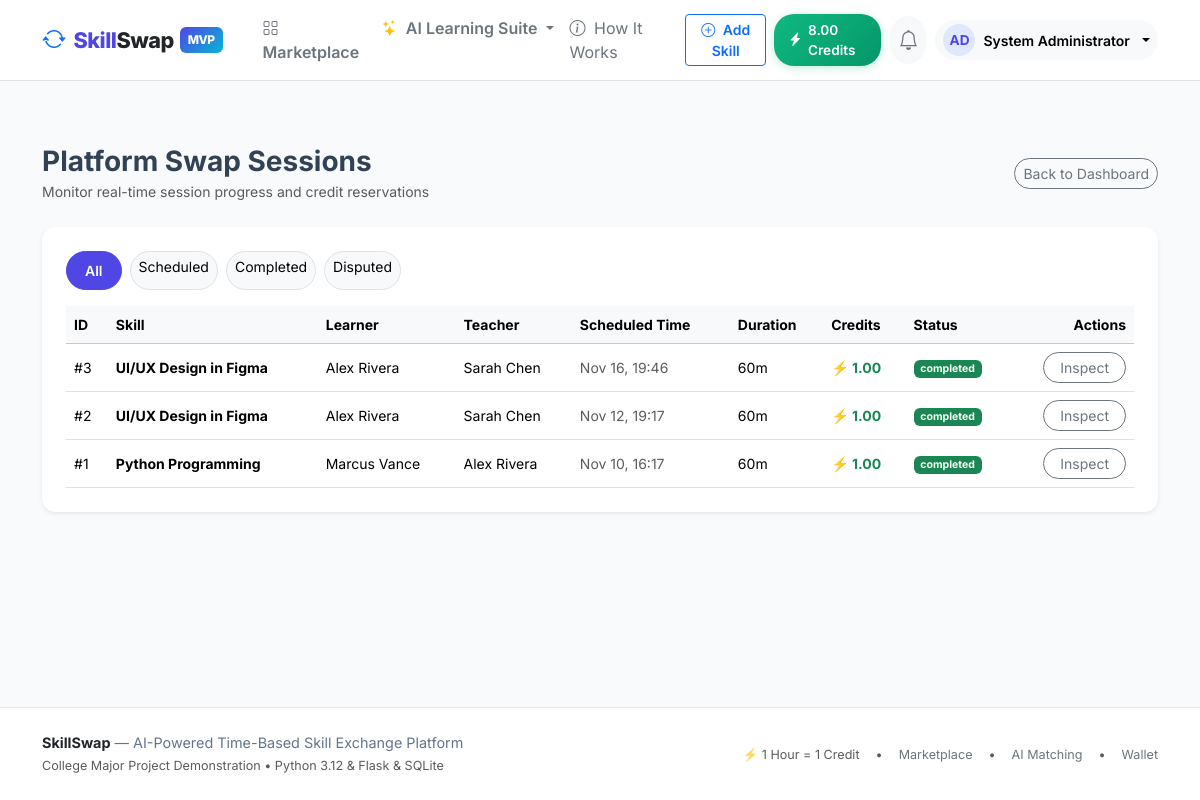
Screenshot of /admin/bookings (signed in) with the database file from the repository.
### app/models/wallet.py (models this page shows, shortened)
class Wallet(db.Model):
    __tablename__ = "wallets"
    id = db.Column(db.Integer, primary_key=True)
    user_id = db.Column(db.Integer, db.ForeignKey("users.id"), unique=True, nullable=False, index=True)
    available_balance = db.Column(db.Numeric(8, 2), default=Decimal("0.00"), nullable=False)
    reserved_balance = db.Column(db.Numeric(8, 2), default=Decimal("0.00"), nullable=False)
    updated_at = db.Column(db.DateTime, default=lambda: datetime.now(timezone.utc), onupdate=lambda: datetime.now(timezone.utc), nullable=False)
    user = db.relationship("User", back_populates="wallet")
    transactions = db.relationship(
        "WalletTransaction", back_populates="wallet", cascade="all, delete-orphan", order_by="desc(WalletTransaction.created_at)"
    )

### app/models/user.py (models this page shows, shortened)
class User(UserMixin, db.Model):
    __tablename__ = "users"
    id = db.Column(db.Integer, primary_key=True)
    username = db.Column(db.String(64), unique=True, nullable=False, index=True)
    email = db.Column(db.String(120), unique=True, nullable=False, index=True)
    password_hash = db.Column(db.String(256), nullable=False)
    full_name = db.Column(db.String(100), nullable=False)
    role = db.Column(db.String(20), default="user", nullable=False)  # 'user', 'admin'
    status = db.Column(db.String(20), default="active", nullable=False)  # 'active', 'suspended'
    bio = db.Column(db.Text, default="")
    headline = db.Column(db.String(150), default="")
    location = db.Column(db.String(100), default="")
    timezone = db.Column(db.String(50), default="UTC")
    avatar_path = db.Column(db.String(255), nullable=True)
    created_at = db.Column(db.DateTime, default=lambda: datetime.now(timezone.utc), nullable=False)
    updated_at = db.Column(db.DateTime, default=lambda: datetime.now(timezone.utc), onupdate=lambda: datetime.now(timezone.utc), nullable=False)
    wallet = db.relationship("Wallet", back_populates="user", uselist=False, cascade="all, delete-orphan")
    skills = db.relationship("UserSkill", back_populates="user", cascade="all, delete-orphan", lazy="dynamic")
    availability = db.relationship("AvailabilitySlot", back_populates="user", cascade="all, delete-orphan")
    bookings_as_learner = db.relationship(
        "Booking", foreign_keys="Booking.learner_id", back_populates="learner", lazy="dynamic"
    )
    bookings_as_teacher = db.relationship(
        "Booking", foreign_keys="Booking.teacher_id", back_populates="teacher", lazy="dynamic"
    )
    reviews_given = db.relationship(
        "Review", foreign_keys="Review.reviewer_id", back_populates="reviewer", lazy="dynamic"
    )
    reviews_received = db.relationship(
        "Review", foreign_keys="Review.reviewee_id", back_populates="reviewee", lazy="dynamic"
    )
    notifications = db.relationship("Notification", back_populates="user", cascade="all, delete-orphan", lazy="dynamic")
    roadmaps = db.relationship("LearningRoadmap", back_populates="user", cascade="all, delete-orphan", lazy="dynamic")
    quizzes = db.relationship("GeneratedQuiz", back_populates="user", cascade="all, delete-orphan", lazy="dynamic")
    ai_conversations = db.relationship("AIConversation", back_populates="user", cascade="all, delete-orphan", lazy="dynamic")
    ai_prefs = db.relationship("UserAIPrefs", back_populates="user", uselist=False, cascade="all, delete-orphan")
    @property
    def is_admin(self) -> bool:
        return self.role == "admin"
    @property
    def is_active(self) -> bool:
        return self.status == "active"

### app/models/booking.py (models this page shows, shortened)
class Booking(db.Model):
    __tablename__ = "bookings"
    id = db.Column(db.Integer, primary_key=True)
    learner_id = db.Column(db.Integer, db.ForeignKey("users.id"), nullable=False, index=True)
    teacher_id = db.Column(db.Integer, db.ForeignKey("users.id"), nullable=False, index=True)
    skill_id = db.Column(db.Integer, db.ForeignKey("skills.id"), nullable=False, index=True)
    start_utc = db.Column(db.DateTime, nullable=False, index=True)
    duration_min = db.Column(db.Integer, default=60, nullable=False)
    credits = db.Column(db.Numeric(8, 2), default=Decimal("1.00"), nullable=False)
    notes = db.Column(db.Text, default="")
    status = db.Column(db.String(20), default="pending", nullable=False, index=True)
    room_id = db.Column(db.String(64), unique=True, nullable=False, index=True)
    learner_confirmed = db.Column(db.Boolean, default=False, nullable=False)
    teacher_confirmed = db.Column(db.Boolean, default=False, nullable=False)
    created_at = db.Column(db.DateTime, default=lambda: datetime.now(timezone.utc), nullable=False)
    updated_at = db.Column(db.DateTime, default=lambda: datetime.now(timezone.utc), onupdate=lambda: datetime.now(timezone.utc), nullable=False)
    learner = db.relationship("User", foreign_keys=[learner_id], back_populates="bookings_as_learner")
    teacher = db.relationship("User", foreign_keys=[teacher_id], back_populates="bookings_as_teacher")
    skill = db.relationship("Skill", back_populates="bookings")
    credit_reservation = db.relationship("CreditReservation", back_populates="booking", uselist=False, cascade="all, delete-orphan")
    wallet_transactions = db.relationship("WalletTransaction", back_populates="booking")
    reviews = db.relationship("Review", back_populates="booking", cascade="all, delete-orphan")
    dispute = db.relationship("Dispute", back_populates="booking", uselist=False, cascade="all, delete-orphan")
    __table_args__ = (
        db.CheckConstraint("learner_id != teacher_id", name="check_learner_teacher_different"),
    )

### app/models/skills.py (models this page shows, shortened)
class Skill(db.Model):
    __tablename__ = "skills"
    id = db.Column(db.Integer, primary_key=True)
    category_id = db.Column(db.Integer, db.ForeignKey("skill_categories.id"), nullable=False, index=True)
    name = db.Column(db.String(100), nullable=False, index=True)
    category = db.relationship("SkillCategory", back_populates="skills")
    user_skills = db.relationship("UserSkill", back_populates="skill", cascade="all, delete-orphan", lazy="dynamic")
    bookings = db.relationship("Booking", back_populates="skill", lazy="dynamic")
    __table_args__ = (
        db.UniqueConstraint("category_id", "name", name="uq_category_skill_name"),
    )

### app/admin/routes.py (the view)
@bp.route("/bookings")
@admin_required
def bookings():
    status_filter = request.args.get("status")
    query = Booking.query
    if status_filter:
        query = query.filter_by(status=status_filter)
    all_bookings = query.order_by(Booking.created_at.desc()).all()
    return render_template("admin/bookings.html", bookings=all_bookings, current_status=status_filter)

### app/admin/routes.py (called while the page is built)
def admin_required(f):
    @wraps(f)
    @login_required
    def decorated_function(*args, **kwargs):
        if not current_user.is_admin:
            flash("Administrator privileges are required to access this area.", "danger")
            return redirect(url_for("dashboard.dashboard"))
        return f(*args, **kwargs)
    return decorated_function

### app/services/notification_service.py (called while the page is built)
def get_unread_count(user_id: int) -> int:
    return Notification.query.filter_by(user_id=user_id, is_read=False).count()

### app/templates/admin/bookings.html (shortened to what this page needs)
{% extends "base.html" %}
{% block content %}
<div class="container py-4">
  <div class="d-flex justify-content-between align-items-center mb-4">
    <div>
      <h3 class="fw-bold mb-0">Platform Swap Sessions</h3>
      <span class="text-muted small">Monitor real-time session progress and credit reservations</span>
    </div>
    <a href="{{ url_for('admin.dashboard') }}" class="btn btn-outline-secondary btn-sm rounded-pill">
      Back to Dashboard
    </a>
  </div>
  <div class="card p-4 border-0 shadow-sm">
    <div class="d-flex gap-2 mb-3">
      <a href="{{ url_for('admin.bookings') }}" class="btn btn-sm {{ 'btn-primary' if not current_status else 'btn-light border' }} rounded-pill">All</a>
      <a href="{{ url_for('admin.bookings', status='scheduled') }}" class="btn btn-sm {{ 'btn-primary' if current_status == 'scheduled' else 'btn-light border' }} rounded-pill">Scheduled</a>
      <a href="{{ url_for('admin.bookings', status='completed') }}" class="btn btn-sm {{ 'btn-primary' if current_status == 'completed' else 'btn-light border' }} rounded-pill">Completed</a>
      <a href="{{ url_for('admin.bookings', status='disputed') }}" class="btn btn-sm {{ 'btn-primary' if current_status == 'disputed' else 'btn-light border' }} rounded-pill">Disputed</a>
    </div>
    <div class="table-responsive">
      <table class="table table-hover align-middle mb-0 small">
        <thead class="table-light">
          <tr>
            <th>ID</th>
            <th>Skill</th>
            <th>Learner</th>
            <th>Teacher</th>
            <th>Scheduled Time</th>
            <th>Duration</th>
            <th>Credits</th>
            <th>Status</th>
            <th class="text-end">Actions</th>
          </tr>
        </thead>
        <tbody>
          {% for b in bookings %}
            <tr>
              <td>#{{ b.id }}</td>
              <td><strong>{{ b.skill.name }}</strong></td>
              <td>{{ b.learner.full_name }}</td>
              <td>{{ b.teacher.full_name }}</td>
              <td class="text-muted">{{ b.start_utc.strftime('%b %d, %H:%M') }}</td>
              <td>{{ b.duration_min }}m</td>
              <td class="fw-bold text-success">⚡ {{ b.credits }}</td>
              <td>
                <span class="badge
                  {% if b.status == 'completed' %}bg-success
                  {% elif b.status == 'scheduled' %}bg-primary
                  {% elif b.status == 'disputed' %}bg-danger
                  {% else %}bg-secondary{% endif %}">
                  {{ b.status }}
                </span>
              </td>
              <td class="text-end">
                <a href="{{ url_for('bookings.detail', booking_id=b.id) }}" class="btn btn-sm btn-outline-secondary rounded-pill px-3">
                  Inspect
                </a>
              </td>
            </tr>
          {% endfor %}
        </tbody>
      </table>
    </div>
  </div>
</div>
{% endblock %}

### app/templates/base.html (shortened to what this page needs)
<!DOCTYPE html>
<html lang="en">
<head>
  <link href="https://cdn.jsdelivr.net/npm/bootstrap@5.3.3/dist/css/bootstrap.min.css" rel="stylesheet">
  <link rel="stylesheet" href="https://cdn.jsdelivr.net/npm/bootstrap-icons@1.11.3/font/bootstrap-icons.min.css">
  <link rel="stylesheet" href="{{ url_for('static', filename='css/custom.css') }}">
</head>
<body>
  <nav class="navbar navbar-expand-lg navbar-light bg-white border-bottom sticky-top py-2">
    <div class="container">
      <a class="navbar-brand d-flex align-items-center" href="{{ url_for('dashboard.index') }}">
        <i class="bi bi-arrow-repeat text-primary me-2 fs-4"></i>
        <span>Skill<span class="text-dark">Swap</span></span>
        <span class="brand-badge">MVP</span>
      </a>
      <div class="collapse navbar-collapse" id="navbarMain">
        <ul class="navbar-nav me-auto mb-2 mb-lg-0 ms-lg-3">
          <li class="nav-item">
            <a class="nav-link fw-semibold text-secondary" href="{{ url_for('skills.index') }}">
              <i class="bi bi-grid me-1"></i> Marketplace
            </a>
          </li>
          <li class="nav-item dropdown">
            <a class="nav-link dropdown-toggle fw-semibold text-secondary" href="#" role="button" data-bs-toggle="dropdown">
              <i class="bi bi-stars text-warning me-1"></i> AI Learning Suite
            </a>
          </li>
          <li class="nav-item">
            <a class="nav-link text-secondary" href="#" data-bs-toggle="modal" data-bs-target="#howItWorksModal">
              <i class="bi bi-info-circle me-1"></i> How It Works
            </a>
          </li>
        </ul>
        <div class="d-flex align-items-center gap-2">
          {% if current_user.is_authenticated %}
            <a href="{{ url_for('skills.new') }}" class="btn btn-outline-primary btn-sm fw-semibold d-none d-md-inline-block">
              <i class="bi bi-plus-circle me-1"></i> Add Skill
            </a>
            <a href="{{ url_for('wallet.index') }}" class="credit-pill" title="1 Hour Teaching = 1 Credit">
              <i class="bi bi-lightning-charge-fill"></i>
              <span>{{ current_user.wallet.available_balance if current_user.wallet else '0.00' }} Credits</span>
            </a>
            <a href="{{ url_for('notifications.index') }}" class="btn btn-light position-relative p-2 rounded-circle" title="Notifications">
              <i class="bi bi-bell fs-5 text-secondary"></i>
            </a>
            <div class="dropdown">
              <button class="btn btn-light dropdown-toggle d-flex align-items-center gap-2 border-0 rounded-pill px-2 py-1" data-bs-toggle="dropdown">
                <div class="avatar-circle" style="width: 32px; height: 32px; font-size: 0.85rem;">
                  {{ current_user.username[:2].upper() }}
                </div>
                <span class="fw-semibold small d-none d-lg-inline">{{ current_user.full_name }}</span>
              </button>
            </div>
          {% else %}
            <a href="{{ url_for('auth.login') }}" class="btn btn-link text-decoration-none text-secondary fw-semibold">Sign In</a>
            <a href="{{ url_for('auth.register') }}" class="btn btn-primary fw-semibold shadow-sm">
              Get Started <span class="badge bg-warning text-dark ms-1">+2.0 Cr</span>
            </a>
          {% endif %}
        </div>
      </div>
    </div>
  </nav>
  <main class="py-4">
    {% block content %}{% endblock %}
  </main>
  <footer class="mt-auto">
    <div class="container">
      <div class="row gy-3 align-items-center">
        <div class="col-md-6 text-center text-md-start">
          <span class="fw-bold text-dark">SkillSwap</span> — AI-Powered Time-Based Skill Exchange Platform
          <div class="text-muted small mt-1">College Major Project Demonstration • Python 3.12 & Flask & SQLite</div>
        </div>
        <div class="col-md-6 text-center text-md-end">
          <div class="d-inline-flex gap-3 text-muted small">
            <span>⚡ 1 Hour = 1 Credit</span>
            <span>•</span>
            <a href="{{ url_for('skills.index') }}" class="text-decoration-none text-secondary">Marketplace</a>
            <span>•</span>
            <a href="{{ url_for('ai.matching') }}" class="text-decoration-none text-secondary">AI Matching</a>
            <span>•</span>
            <a href="{{ url_for('wallet.index') }}" class="text-decoration-none text-secondary">Wallet</a>
          </div>
        </div>
      </div>
    </div>
  </footer>
</body>
</html>

### app/static/css/custom.css (style rules this page uses)
:root { --primary: #4f46e5; --primary-hover: #4338ca; --primary-light: #e0e7ff; --accent: #10b981; --accent-hover: #059669; --accent-light: #d1fae5; --dark: #0f172a; --dark-surface: #1e293b; --gray-border: #e2e8f0; --gray-bg: #f8fafc; --font-family: 'Inter', system-ui, -apple-system, sans-serif; }
body { font-family: var(--font-family); background-color: var(--gray-bg); color: #334155; min-height: 100vh; display: flex; flex-direction: column; }
main { flex: 1; }
.navbar-brand { font-weight: 800; font-size: 1.35rem; letter-spacing: -0.5px; color: var(--primary) !important; }
.navbar-brand .brand-badge { background: linear-gradient(135deg, #4f46e5 0%, #06b6d4 100%); color: white; padding: 4px 8px; border-radius: 6px; font-size: 0.75rem; vertical-align: middle; margin-left: 6px; }
.credit-pill { background: linear-gradient(135deg, #10b981 0%, #059669 100%); color: white !important; font-weight: 600; border-radius: 20px; padding: 6px 14px; display: inline-flex; align-items: center; gap: 6px; font-size: 0.85rem; text-decoration: none; box-shadow: 0 2px 8px rgba(16, 185, 129, 0.25); transition: transform 0.15s ease; }
.card { border: 1px solid var(--gray-border); border-radius: 14px; box-shadow: 0 4px 15px -2px rgba(15, 23, 42, 0.04); transition: transform 0.2s ease, box-shadow 0.2s ease; background: white; }
.btn-primary { background-color: var(--primary); border-color: var(--primary); border-radius: 8px; font-weight: 600; padding: 8px 18px; }
.avatar-circle { width: 44px; height: 44px; border-radius: 50%; background: var(--primary-light); color: var(--primary); font-weight: 700; display: inline-flex; align-items: center; justify-content: center; font-size: 1.1rem; }
footer { background: white; border-top: 1px solid var(--gray-border); padding: 24px 0; font-size: 0.9rem; color: #64748b; }

### rows the page displays
Wallet: wallet "8.00"
User: username "AD", full_name "System Administrator"
Booking: id "3", skill.name "UI/UX Design in Figma", learner.full_name "Alex Rivera", teacher.full_name "Sarah Chen", start_utc "Nov 16, 19:46", duration_min "60", credits "1.00", status "completed"
Booking: id "2", skill.name "UI/UX Design in Figma", learner.full_name "Alex Rivera", teacher.full_name "Sarah Chen", start_utc "Nov 12, 19:17", duration_min "60", credits "1.00", status "completed"
Booking: id "1", skill.name "Python Programming", learner.full_name "Marcus Vance", teacher.full_name "Alex Rivera", start_utc "Nov 10, 16:17", duration_min "60", credits "1.00", status "completed"
